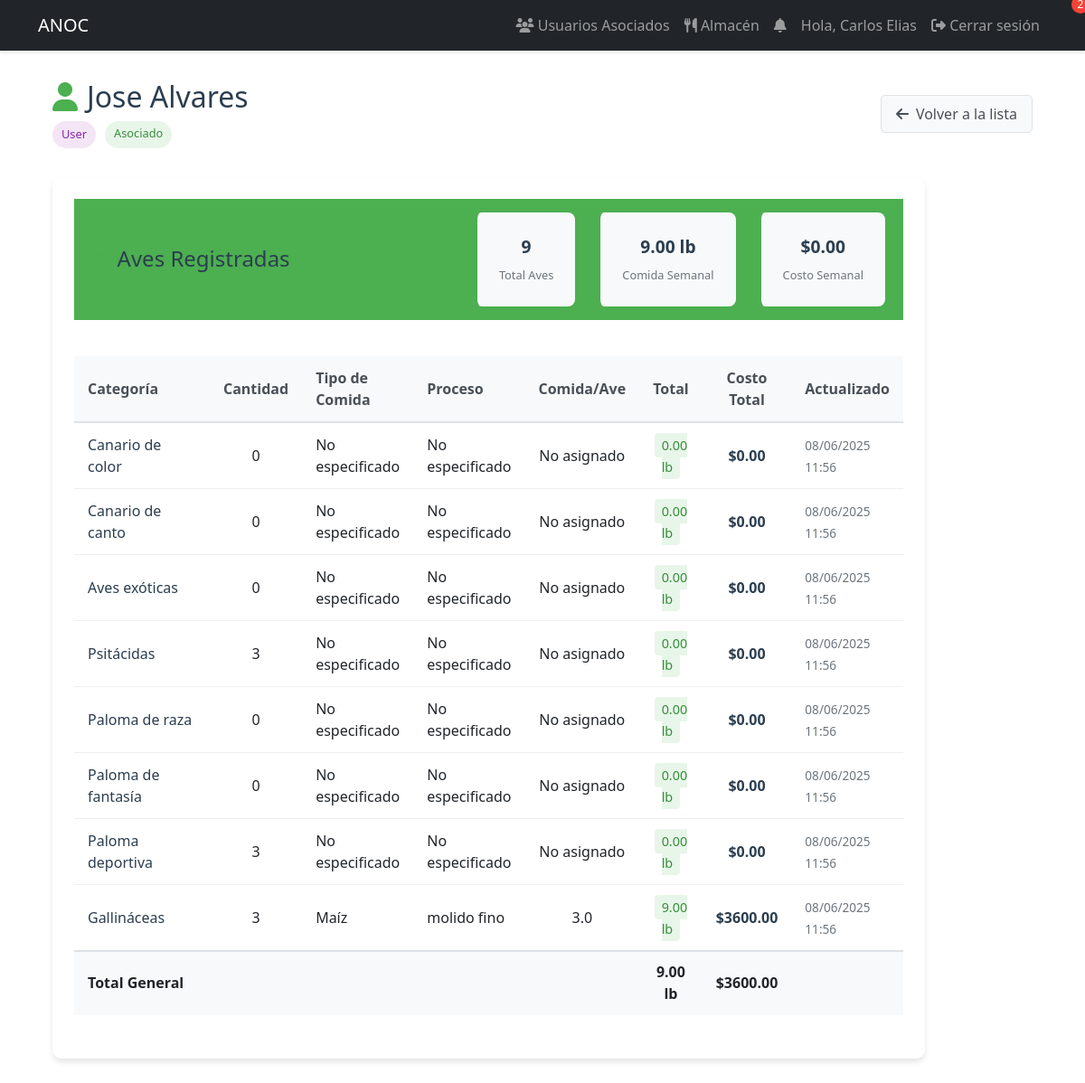
Before: /specialist/user/3 (signed in) with the older database file.
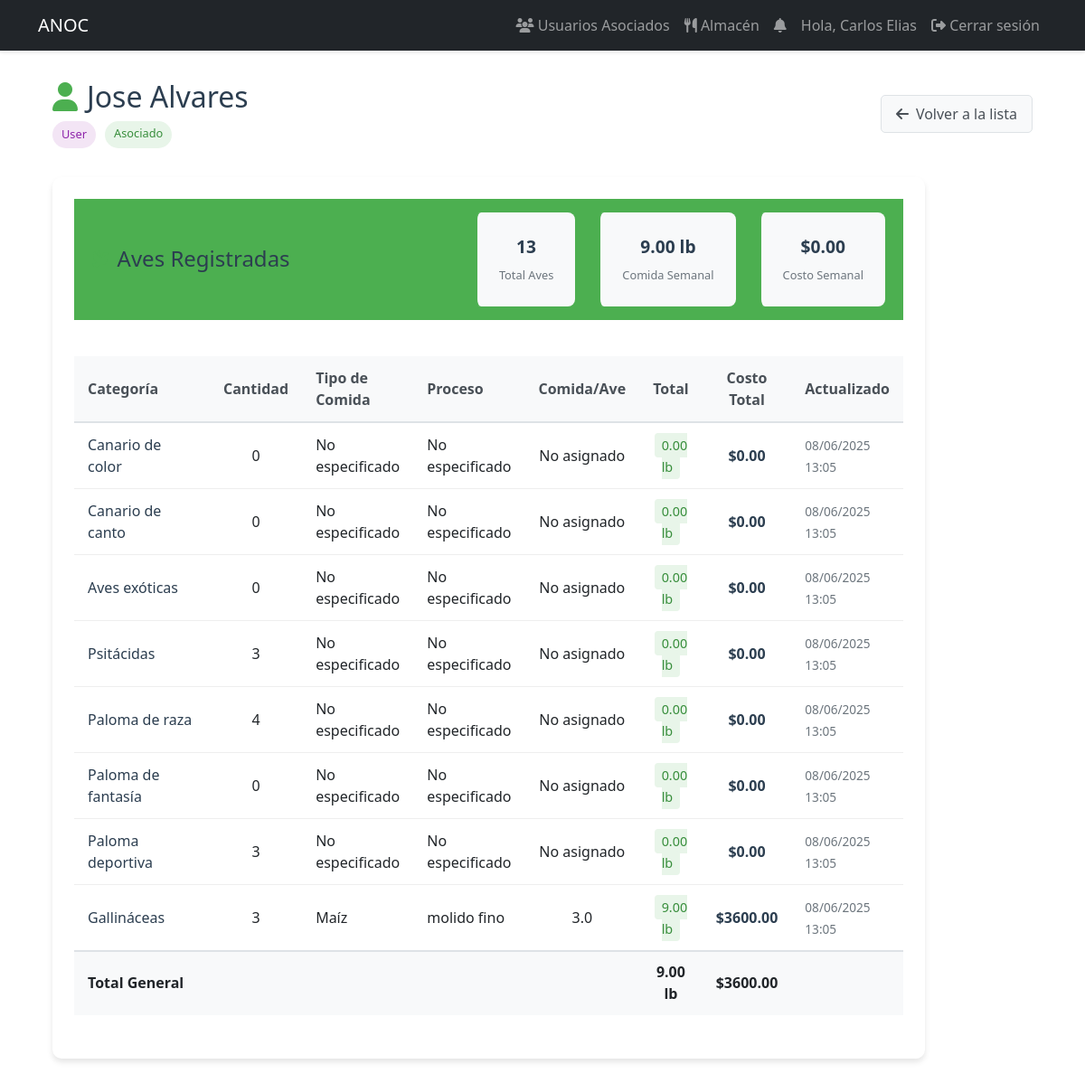
After: the same page with the newer database file.
### models.py (models this page shows, shortened)
class UserBirds(db.Model):
    id = db.Column(db.Integer, primary_key=True)
    user_id = db.Column(db.Integer, db.ForeignKey('user.id'), nullable=False)
    category_id = db.Column(db.Integer, db.ForeignKey('bird_category.id'), nullable=False)
    quantity = db.Column(db.Integer, default=0)
    food_per_bird = db.Column(db.Float)  # lb por ave por día (asignado por especialista)
    food_type = db.Column(db.String(50))  # Tipo de alimento (Maíz, Trigo, etc.)
    food_process = db.Column(db.String(50))  # Proceso del alimento (grano, molido, etc.)
    notes = db.Column(db.Text)  # Notas adicionales sobre las aves
    export_quantity = db.Column(db.Integer, default=0)  # Cantidad para exportación
    last_updated = db.Column(db.DateTime, default=datetime.utcnow, onupdate=datetime.utcnow)
    @property
    def food_required(self):
        return round(self.quantity * (self.food_per_bird or 0), 2)  # Redondeado a 2 decimales

class BirdCategory(db.Model):
    id = db.Column(db.Integer, primary_key=True)
    name = db.Column(db.String(100), nullable=False, unique=True)
    parent_category = db.Column(db.String(100))  # Para jerarquías
    resource_needs = db.Column(db.Text)
    description = db.Column(db.Text)  # Descripción más detallada
    birds = db.relationship('UserBirds', backref='category', lazy=True)

### app.py (the view, shortened to what this page needs)
@app.route('/specialist/user/<int:user_id>', methods=['GET', 'POST'])
@login_required
def manage_user(user_id):
    if current_user.role not in ['specialist', 'dependiente']:
        abort(403)
    user = db.session.get(User, user_id)
    if not user or not user.is_associated:
        flash('Usuario no asociado o no encontrado', 'danger')
        return redirect(url_for('specialist_users'))
    food_types = db.session.execute(
        select(BirdFoodType).where(BirdFoodType.is_active == True).order_by(BirdFoodType.name)
    ).scalars().all()
    categories = db.session.execute(select(BirdCategory)).scalars().all()
    existing_contests = db.session.execute(
        select(Award.contest_name).distinct().order_by(Award.contest_name)
    ).scalars().all()
    read_only = current_user.role == 'dependiente'
    category_totals = {}
    for bird in user.birds:
        if bird.category.name not in category_totals:
            category_totals[bird.category.name] = 0.0
        if bird.food_per_bird and bird.quantity:
            category_totals[bird.category.name] += bird.food_per_bird * bird.quantity
    return render_template('specialist/manage_user.html',
                         user=user,
                         current_role=current_user.role,
                         read_only=read_only,
                         categories=categories,
                         food_types=food_types,
                         existing_contests=existing_contests,
                         category_totals=category_totals,
                         now=datetime.utcnow())

### app.py (called while the page is built)
@login_manager.user_loader
def load_user(user_id):
    return db.session.get(User, int(user_id))

### templates/specialist/manage_user.html (shortened to what the changed rows need)
{% extends "base.html" %}
{% block content %}
<div class="user-management-container">
    <div class="user-header">
        <div class="header-content">
            <h1><i class="fas fa-user"></i> {{ user.full_name }}</h1>
        </div>
    </div>
    <div class="user-sections">
        <div class="section-card birds-section">
            <div class="section-header">
                <h2><i class="fas fa-dove"></i> Aves Registradas</h2>
                <div class="stats-summary">
                    <div class="stat-item">
                        <span class="stat-value">{{ user.birds|sum(attribute='quantity') }}</span>
                        <span class="stat-label">Total Aves</span>
                    </div>
                </div>
            </div>
            <form method="POST">
                <div class="table-container">
                    <table class="birds-table">
                        <thead>
                            <tr>
                                <th>Categoría</th>
                                <th class="text-center">Cantidad</th>
                                <th>Tipo de Comida</th>
                                <th>Proceso</th>
                                <th class="text-center">Comida/Ave</th>
                                <th class="text-center">Total</th>
                                {% if current_user.role == 'dependiente' %}
                                <th class="text-center">Costo Total</th>
                                {% endif %}
                                <th>Actualizado</th>
                            </tr>
                        </thead>
                        <tbody>
                            {% set total_cost = namespace(value=0) %}
                            {% for bird in user.birds %}
                            <tr>
                                <td class="category-name">{{ bird.category.name }}</td>
                                <td class="text-center quantity-cell">{{ bird.quantity }}</td>
                                <td class="food-type-cell">
                                    {% if current_user.role == 'dependiente' %}
                                        <span class="food-type-value">{{ bird.food_type|default('No especificado', true) }}</span>
                                    {% endif %}
                                </td>
                                <td class="process-cell">
                                    {% if current_user.role == 'dependiente' %}
                                        <span class="process-value">{{ bird.food_process|default('No especificado', true) }}</span>
                                    {% endif %}
                                </td>
                                <td class="text-center food-per-bird">
                                    {% if current_user.role == 'dependiente' %}
                                        <span class="food-value">{{ bird.food_per_bird|default('No asignado', true) }}</span>
                                    {% endif %}
                                </td>
                                <td class="text-center total-food">
                                    <span class="total-badge">{{ "%.2f"|format(bird.food_required) }} lb</span>
                                </td>
                                {% if current_user.role == 'dependiente' %}
                                <td class="text-center cost-cell">
                                    {% if bird.food_type %}
                                        {% set food_type = food_types|selectattr('name', 'equalto', bird.food_type)|first %}
                                        {% if food_type %}
                                            {% set cost = bird.food_required * food_type.price_per_pound %}
                                            {% set total_cost.value = total_cost.value + cost %}
                                            ${{ "%.2f"|format(cost) }}
                                        {% else %}
                                            $0.00
                                        {% endif %}
                                    {% else %}
                                        $0.00
                                    {% endif %}
                                </td>
                                {% endif %}
                                <td class="update-time">
                                    {% if bird.last_updated %}
                                    <span class="last-updated">{{ bird.last_updated.strftime('%d/%m/%Y %H:%M') }}</span>
                                    {% else %}
                                    <span class="no-record">No registrado</span>
                                    {% endif %}
                                </td>
                            </tr>
                            {% endfor %}
                        </tbody>
                    </table>
                </div>
            </form>
        </div>
    </div>
</div>
{% endblock %}

Changed rows visible on the page:
changed UserBirds "Canario de color": last_updated "08/06/2025 11:56" → "08/06/2025 13:05"
changed UserBirds "Canario de canto": last_updated "08/06/2025 11:56" → "08/06/2025 13:05"
changed UserBirds "Aves exóticas": last_updated "08/06/2025 11:56" → "08/06/2025 13:05"
changed UserBirds "Psitácidas": last_updated "08/06/2025 11:56" → "08/06/2025 13:05"
changed UserBirds "Paloma de raza": quantity "0" → "4"; last_updated "08/06/2025 11:56" → "08/06/2025 13:05"
changed UserBirds "Paloma de fantasía": last_updated "08/06/2025 11:56" → "08/06/2025 13:05"
changed UserBirds "Paloma deportiva": last_updated "08/06/2025 11:56" → "08/06/2025 13:05"
changed UserBirds "Maíz": last_updated "08/06/2025 11:56" → "08/06/2025 13:05"
Other visible differences:
{{ user.birds|sum(attribute='quantity') }}: "9" → "13"
